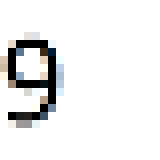
#> input picture data/train/num/9.png, 20 x 20 px, given in place of 0.png, which was not available (shown 8 times larger)
$ python test_img.py
#> lines starting #> are read from the running program, lines starting #| are printed output that depends on the picture; after the words box and inside, x2 and y2 are one past the last pixel; in counts of white or black regions, pixels touching at a corner belong together; pictures that were not available may be replaced by others from this repository, and a replacement may not be noted
### hopfield/__init__.py
import numpy as np
from tqdm import tqdm
from PIL import Image
import matplotlib.pyplot as plt
import cv2


class Hopfield:

    def __init__(self, q=0.0):
        """
        H - вектор вхідних збуджень системи,
        S - вектор внутрішнього стану нейрону,
        W - матриця звязків нейронів,
        F - фукнція переходу нейрона, S(t+1) = F(S(t), H(t)) ,
        """
        self.q = q
        self.f = np.vectorize(self.f)
        self.H = np.array([], np.float16)
        self.S = np.array([], np.float16)
        self.W = np.array([], np.float16)
        self.gif = []

    # [65 lines left out: functions iterate, train, run, f, not called in this run]

### discrete_tests/test_img.py
import numpy as np
import cv2
import matplotlib.pyplot as plt

import hopfield


def f_none(s):
    return float(s)


def draw(mas):
    a, b = mas.shape
    for i in range(a):
        for j in range(b):
            if mas[i][j] > 0.5:
                print('#', end='', sep='')
            else:
                print(' ', end='', sep='')


h = hopfield.Hopfield()

l = []
img = None
for i in range(8):
    img = cv2.imread('C:\\Users\\User\\Desktop\\hopfield-classic\\data\\train\\num\\' + str(i) + '.png', cv2.IMREAD_GRAYSCALE) / 255.0
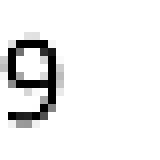
#> img: shape (20, 20) float64 (shown 8 times larger); min 0, max 1, mean 0.924
    img[img > 0.5] = 1.0
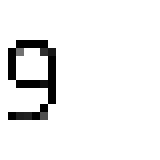
#> img: shape (20, 20) float64 (shown 8 times larger); 6.5% of pixels changed, all inside (x1, y1, x2, y2) = (0, 4, 8, 16)
    img[img <= 0.5] = -1.0
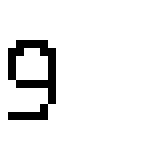
#> img: shape (20, 20) float64 (shown 8 times larger); values -1 (black) and 1 (white), 93.2% white; black in thin lines or dots, all inside (x1, y1, x2, y2) = (1, 5, 7, 15)
    img = -img
#> (the run stopped early here; a loop or call above may not have finished)
